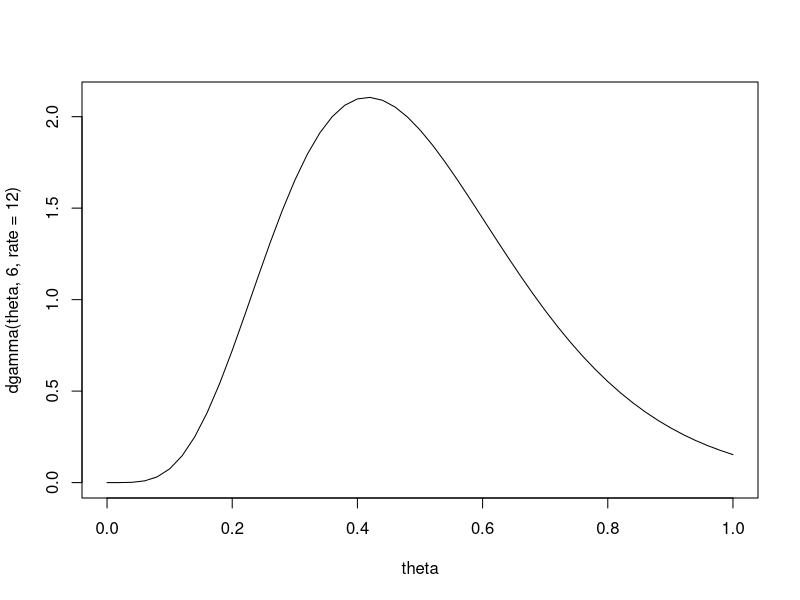

Reproduce this figure in R.
# 1. Suppose that the posterior distribution you obtain is:
#                     theta | data ~ Gamma (6,12)

# a) First, set the theta values as a sequence from 0 to 1 spaced with 0.02.
theta <- seq(0, 1, 0.02)
# b) Draw the posterior density function using the theta values given above.
plot(theta, dgamma(theta, 6, rate=12), type = "l")

# c) Find the posterior probability that theta is greater than 0.3. i.e. P(theta > 0.3 | X)=?
1-pgamma(0.3, 6, 12)

# d) A horizontal line defined by c=0.72 cuts the density function at two theta values, theta= 0.2001
#    and theta=0.7514. Find the probabilities corresponding to these two theta values.
theta1 <- pgamma(0.2001, 6, 12)
theta2 <- pgamma(0.7514, 6, 12)

# e) In c), when you subtract the smaller probability from the bigger one, this is the percent (probability)
#    coverage for the HPD interval with theta= 0.2001 and theta=0.7514.
#    What percentage HPD interval is obtained here?
hdp.int <- theta2-theta1

# f) Generate a random sample of size 100 from this posterior distribution.
sample <- rgamma(100, 6, 12)

# g) Write your own function which summarizes a data set with mean, median, standard deviation, and
#    025 and 0.975 quantiles (i.e. 95% probability interval).

sample_summary = function(sample){
  n <- length(sample)
  mean <- sum(sample)/n
  median <- median(sample)
  sd <- sqrt(var(sample))
  quantiles <- quantile(sample, probs=c(0.025, 0.975))
  cat("Summary\n")
  cat("Mean:", mean)
  cat("\nMedian:", median)
  cat("\nSd:",sd)
  cat("\nQuantiles:\n")
  print(quantiles)
}

# h) Using the function you wrote in g, give the summary of your random sample generated in f).
sample_summary(sample)

